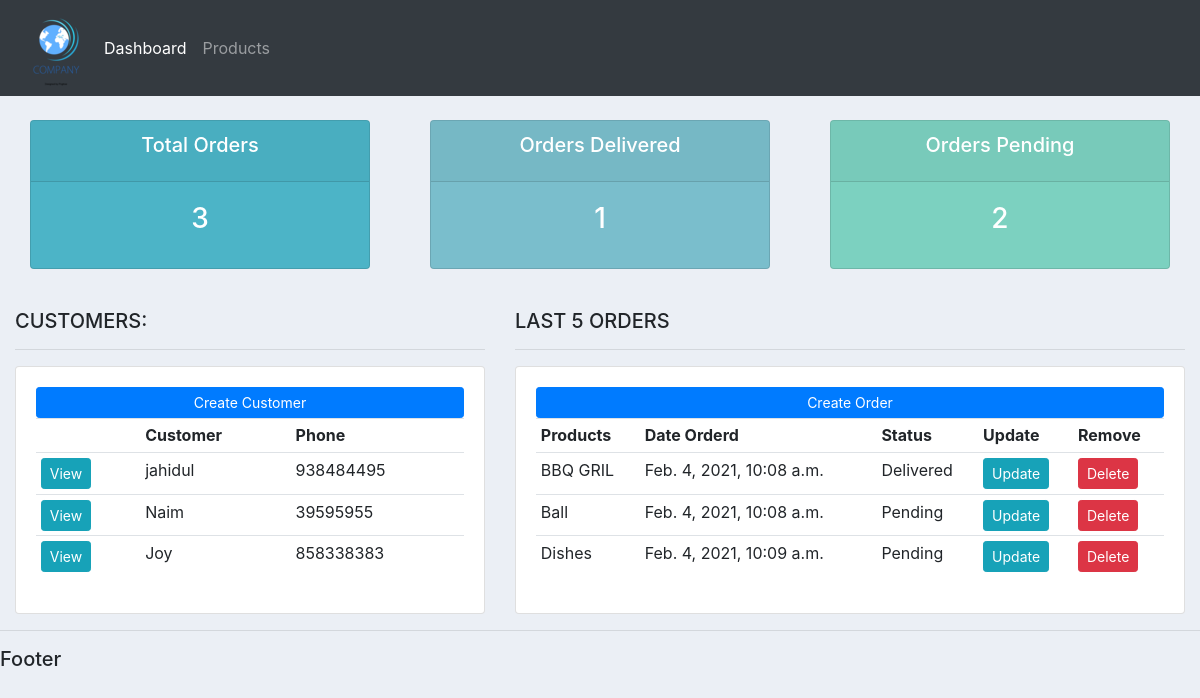
The app's page /, older data.
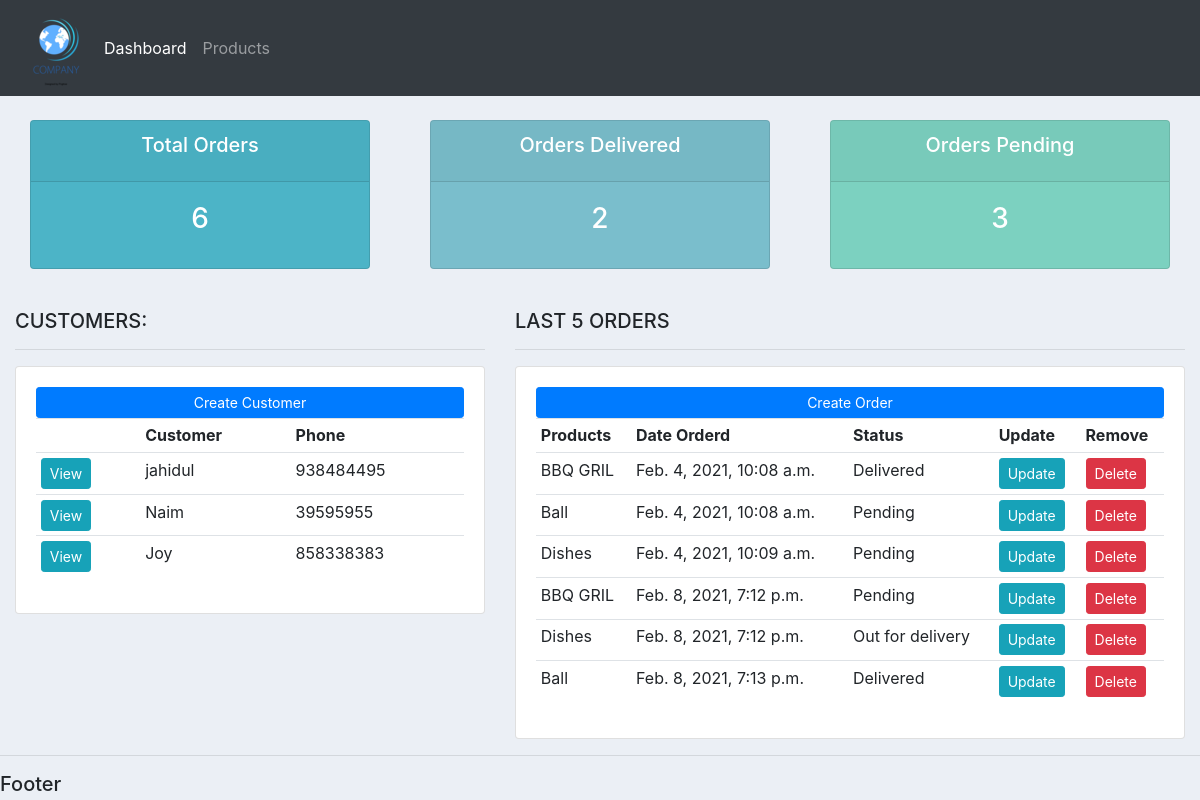
The same page, newer data.
### accounts/models.py (models this page shows, shortened)
class Customer(models.Model):
    name = models.CharField(max_length=200, null=True)
    phone = models.CharField(max_length=200, null=True)
    email = models.CharField(max_length=200, null=True)
    date_created = models.DateTimeField(auto_now_add=True, null=True)

class Order(models.Model):
    STATUS = (
            ('Pending','Pending'),
            ('Out for delivery', 'Out for delivery'),
            ('Delivered', 'Delivered'),
            )
    customer = models.ForeignKey(Customer, null=True, on_delete= models.SET_NULL)
    product = models.ForeignKey(Products, null=True, on_delete= models.SET_NULL)
    date_created = models.DateTimeField(auto_now_add=True, null=True)
    status = models.CharField(max_length=200, null=True, choices=STATUS)

class Products(models.Model):
    CATEGORY = (
              ('Indoor', 'Indoor'),
              ('Out Door', 'Out Door'),
              )
    name = models.CharField(max_length=200, null=True)
    price = models.FloatField(null=True)
    category = models.CharField(max_length=200, null=True, choices=CATEGORY)
    description = models.CharField(max_length=200, null=True, blank=True)
    date_created = models.DateTimeField(auto_now_add=True, null=True)
    tag = models.ManyToManyField(Tag)
    def __str__(self):
        return self.name

### accounts/views.py (the view)
# urls.py: path('', views.home, name="home"),
def home(request):
    orders = Order.objects.all()
    customers = Customer.objects.all()
    total_customer = customers.count()
    total_orders = orders.count()
    delivered = orders.filter(status='Delivered').count()
    pending = orders.filter(status='Pending').count()
    context = {'orders':orders, 'customers':customers,
    'total_orders': total_orders, 'delivered': delivered,
    'pending': pending}
    return render(request,'accounts/dashboard.html', context)

### accounts/templates/accounts/dashboard.html
{% extends 'accounts/main.html' %}
{% block content %}
{% include 'accounts/status.html' %}
<br>
<div class="row">
    <div class="col-md-5">
        <h5>CUSTOMERS:</h5>
        <hr>
        <div class="card card-body">
            <a class="btn btn-primary  btn-sm btn-block" href="">Create Customer</a>
            <table class="table table-sm">
                <tr>
                    <th></th>
                    <th>Customer</th>
                    <th>Phone</th>
                </tr>
                {% for customer in customers %}
                   <tr>
                       <td><a class="btn btn-sm btn-info" href="{% url 'customer' customer.id %}">View</a></td>
                       <td>{{customer.name}}</td>
                       <td>{{customer.phone}}</td>
                   </tr>
                {% endfor %}
            </table>
        </div>
    </div>
    <div class="col-md-7">
        <h5>LAST 5 ORDERS</h5>
        <hr>
        <div class="card card-body">
            <a class="btn btn-primary  btn-sm btn-block" href="{% url 'create_order' %}">Create Order</a>
            <table class="table table-sm">
                <tr>
                    <th>Products</th>
                    <th>Date Orderd</th>
                    <th>Status</th>
                    <th>Update</th>
                    <th>Remove</th>
                </tr>
                {% for order in orders %}
                   <tr>
                       <td>{{order.product}}</td>
                       <td>{{order.date_created}}</td>
                       <td>{{order.status}}</td>
                       <td><a class="btn btn-sm btn-info" href="{% url 'update_order' order.id %}">Update</a></td>
                       <td><a class="btn btn-sm btn-danger"href="">Delete</a></td>
                   </tr>
                {% endfor %}
            </table>
        </div>
    </div>
</div>
{% endblock %}

### accounts/templates/accounts/main.html (shortened to what this page needs)
{% load static %}
<!DOCTYPE html>
<html>
  <head>
    <link rel="stylesheet" href="https://stackpath.bootstrapcdn.com/bootstrap/4.4.1/css/bootstrap.min.css">
    <link rel="stylesheet" href="{% static 'css/main.css' %}">
  </head>
  <body>
    {% include 'accounts/navbar.html' %}
    <div class="container-fluid">
    {% block content %}
    {% endblock %}
    </div>
    <hr>
    <h5>Footer</h5>
  </body>
</html>

### accounts/templates/accounts/navbar.html (shortened to what this page needs)
{% load static %}
<nav class="navbar navbar-expand-lg navbar-dark bg-dark">
<img src="{% static 'images/logo1.png' %}">
<div class="collapse navbar-collapse" id="navbarNav">
  <ul class="navbar-nav">
    <li class="nav-item active">
      <a class="nav-link" href="{% url 'home' %}">Dashboard</a>
    </li>
    <li class="nav-item">
      <a class="nav-link" href="{% url 'products' %}">Products</a>
    </li>
  </ul>
</div>
</nav>

### accounts/templates/accounts/status.html
<br>
<div class="row">
    <div class="col">
        <div class="col-md">
            <div class="card text-center text-white  mb-3" id="total-orders">
                <div class="card-header">
                    <h5 class="card-title">Total Orders</h5>
                </div>
                <div class="card-body">
                    <h3 class="card-title">{{total_orders}}</h3>
                </div>
            </div>
        </div>
    </div>
    <div class="col">
        <div class="col-md">
            <div class="card text-center text-white mb-3" id="orders-delivered">
                <div class="card-header">
                    <h5 class="card-title">Orders Delivered</h5>
                </div>
                <div class="card-body">
                    <h3 class="card-title">{{delivered}}</h3>
                </div>
            </div>
        </div>
    </div>
    <div class="col">
        <div class="col-md">
            <div class="card text-center text-white mb-3" id="orders-pending">
                <div class="card-header">
                    <h5 class="card-title">Orders Pending</h5>
                </div>
                <div class="card-body">
                    <h3 class="card-title">{{pending}}</h3>
                </div>
            </div>
        </div>
    </div>
</div>

### static/css/main.css (style rules this page uses)
body { background-color: #ebeff5; }
#total-orders { background-color: #4cb4c7; }
#orders-delivered { background-color: #7abecc; }
#orders-pending { background-color: #7CD1C0; }

Row changes from the older to the newer data that the page shows:
added Order: product "BBQ GRIL", date_created "Feb. 8, 2021, 7:12 p.m.", status "Pending"
added Order: product "Dishes", date_created "Feb. 8, 2021, 7:12 p.m.", status "Out for delivery"
added Order: product "Ball", date_created "Feb. 8, 2021, 7:13 p.m.", status "Delivered"
Text that changed along with them:
{{ total_orders }}: "3" → "6"
{{ delivered }}: "1" → "2"
{{ pending }}: "2" → "3"
